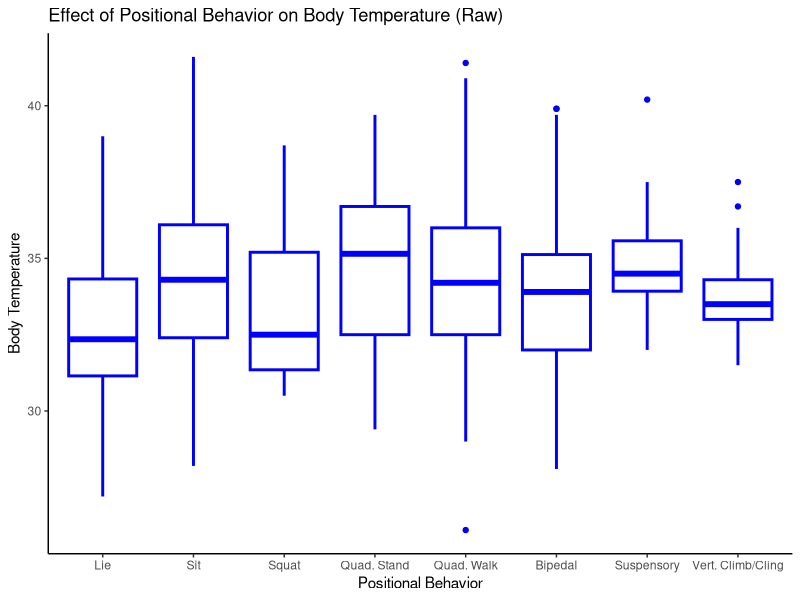
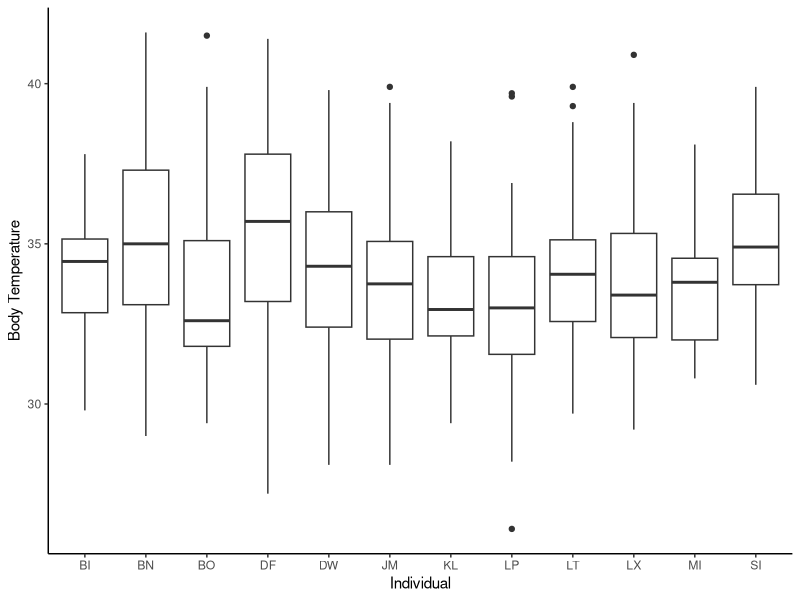
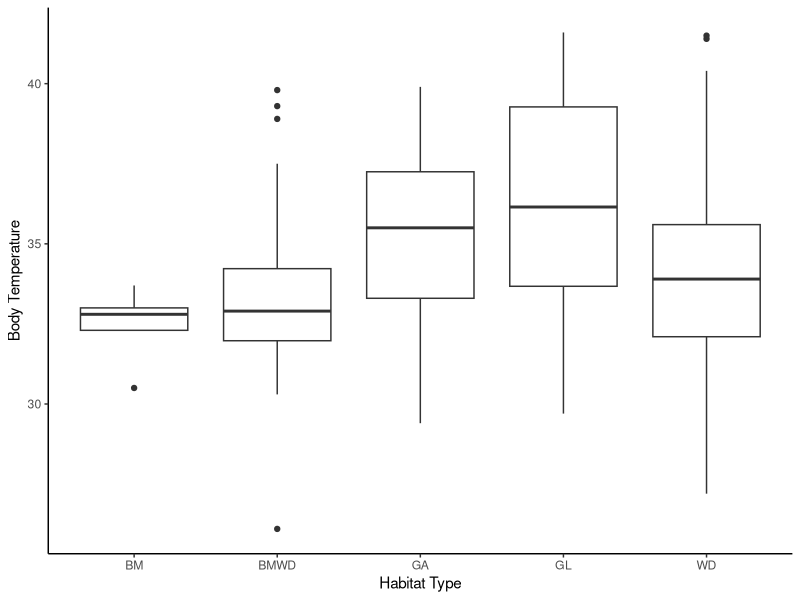
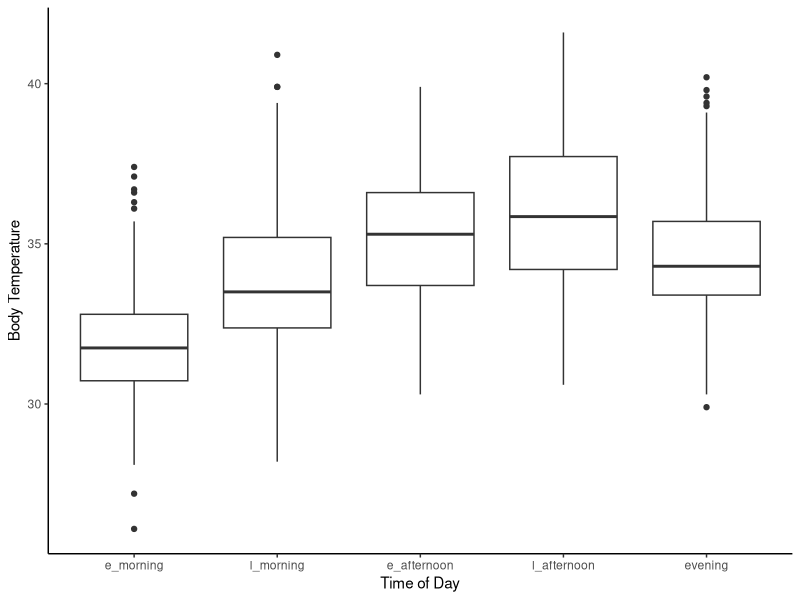
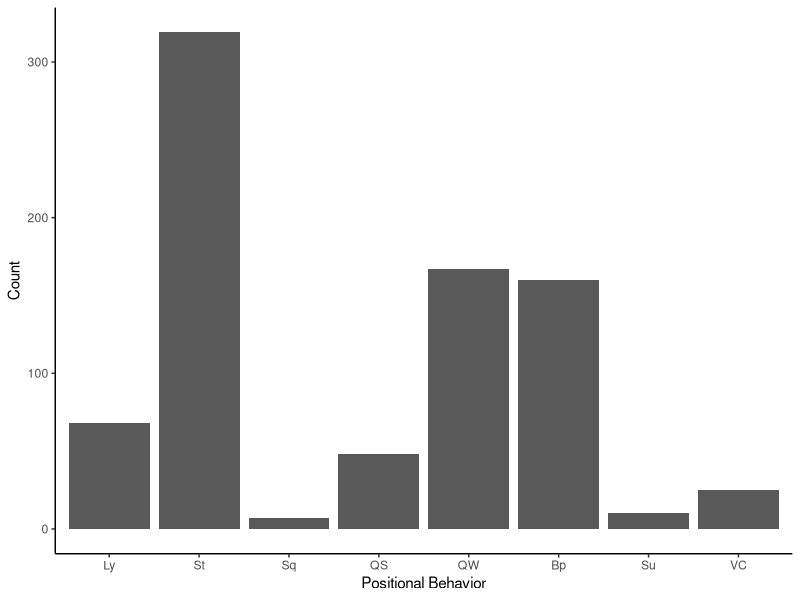
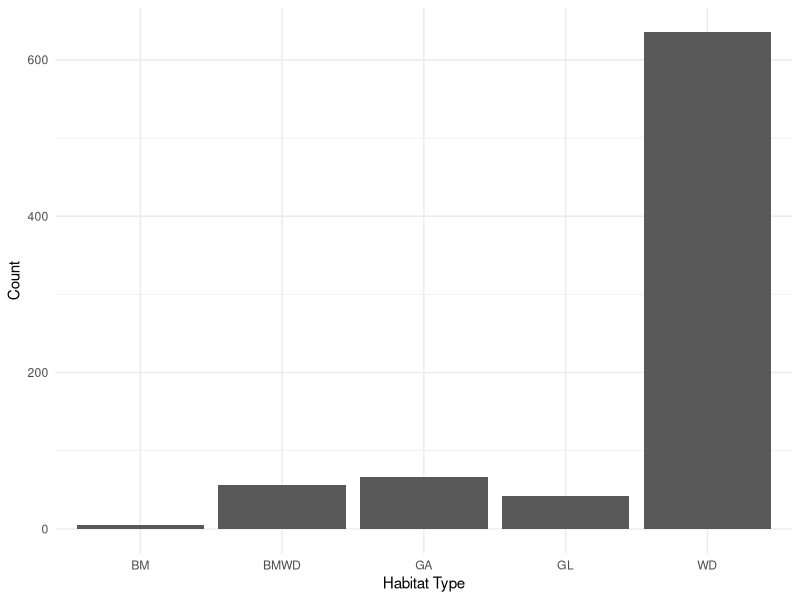
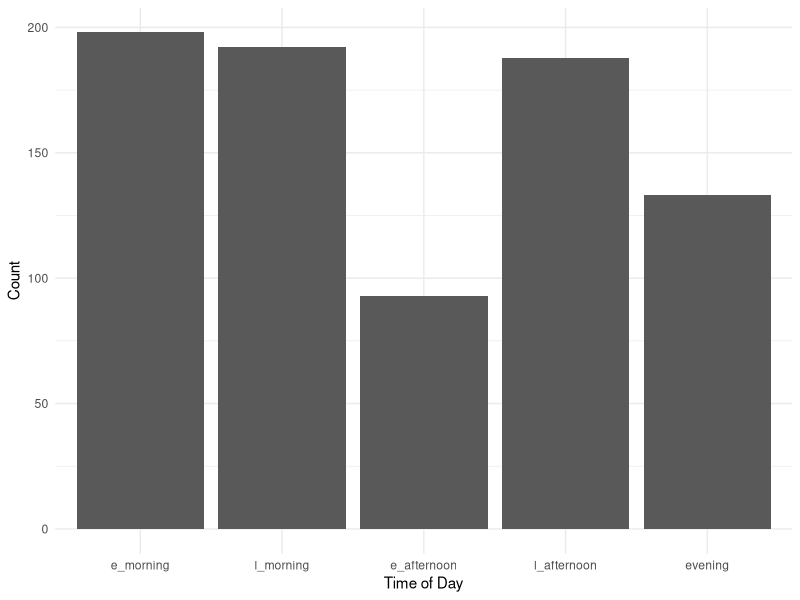
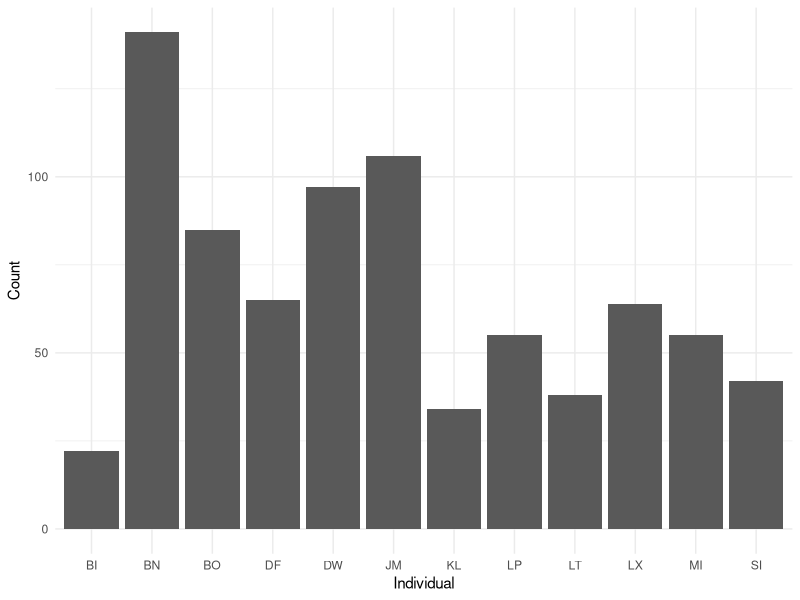

Generate these figures, in order, with R: (Note: this script raises an error after producing the figures.)
# load libraries
library(readr) 
library(lubridate)
library(magrittr)
library(ggplot2)
library(car)
library(emmeans)
library(lme4)
library(ggthemes)
library(tidyverse) 
library(plyr) #HSR note- if you need plyr, need to load it before tidyverse. But dplyr in tidyverse does everything plyr can do and more, so shoudln't need plyr. 

##read in data
prelim_tidy <- read_csv("_data/_tidy/prelim_data_tidycols.csv")
View(prelim_tidy)
nrow(prelim_tidy) #2873 rows

#Omit any missing values:
summary(is.na(prelim_tidy)) #looks like missing lots of therm data

prelim_temp<-na.omit(prelim_tidy)
View(prelim_temp)
nrow(prelim_temp) #810 rows; most rows were removed bc therm data missing. 

prelim_temp$therm_t[prelim_temp$therm_t >= 42] <- NA #remove therm values >42 because likely a temp sensor problem? 6 rows removed.  

prelim_temp<-na.omit(prelim_temp) #remove those rows with NA's
View(prelim_temp)
nrow(prelim_temp) #now 804 rows

#Combine positional behaviors into smaller categories
# suspensory = Cb, Br & QM
#Vertical climb and cling together
prelim_temp$pos_beh[prelim_temp$pos_beh == "Cb"] <- "Su"
prelim_temp$pos_beh[prelim_temp$pos_beh == "Br"] <- "Su"
prelim_temp$pos_beh[prelim_temp$pos_beh == "QM"] <- "Su"
prelim_temp$pos_beh[prelim_temp$pos_beh == "Vci"] <- "VC"
prelim_temp$pos_beh[prelim_temp$pos_beh == "Abp"] <- "Bp"
prelim_temp$pos_beh[prelim_temp$pos_beh == "BpS"] <- "Bp"
prelim_temp$pos_beh[prelim_temp$pos_beh == "BpW"] <- "Bp"


############
##re-order levels
prelim_temp$time_od <- factor(prelim_temp$time_od, levels = c("e_morning", "l_morning", "e_afternoon", "l_afternoon", "evening"))
prelim_temp$pos_beh <- factor(prelim_temp$pos_beh, levels = c("QS", "Ly", "Sq", "St", "QW", "Bp", "Su", "VC"))

## Change to factor and numeric
factor_cols <- c("pos_beh","context", "substrate", "hab_type", "individual")
numeric_cols <- c("sun", "therm_t", "t_lo", "t_hi")

prelim_temp[factor_cols] <- lapply(prelim_temp[factor_cols], as.factor)

prelim_temp[numeric_cols] <- lapply(prelim_temp[numeric_cols], as.numeric)

str(prelim_temp)

##plotting
## Change levels for the plot 
prelim_temp$pos_beh <- factor(prelim_temp$pos_beh, levels = c("Ly","St", "Sq", "QS", "QW", "Bp", "Su", "VC"))

pb_raw_plot <- ggplot(prelim_temp, aes(pos_beh, therm_t)) +
                  geom_boxplot(fill = "white", colour = "blue", size = 1) + 
                  ggtitle("Effect of Positional Behavior on Body Temperature (Raw)") +
                  scale_x_discrete(name = "Positional Behavior", labels = c("Lie", "Sit", 
                                        "Squat", "Quad. Stand", "Quad. Walk", "Bipedal", 
                                        "Suspensory", "Vert. Climb/Cling")) +
                  scale_y_continuous(name = "Body Temperature") +
                  theme_classic()
pb_raw_plot

##save plot
ggsave("pb_raw_plot.pdf", width=10, height=6, units="in")

ggsave("pb_raw_plot.png", width=10, height=6, units="in")

#labels = c("Lie", "Sit", "Squat", "Quad. Stand", "Quad. Walk", "Bipedal", "Suspensory", "Vert. Climb/Cling"

ggplot(prelim_temp, aes(individual, therm_t)) +
  geom_boxplot() + 
  labs(x="Individual", y="Body Temperature") +
  theme_classic()

ggplot(prelim_temp, aes(hab_type, therm_t)) +
  geom_boxplot() + 
  labs(x="Habitat Type", y="Body Temperature") +
  theme_classic()

ggplot(prelim_temp, aes(time_od, therm_t)) +
  geom_boxplot() + 
  labs(x="Time of Day", y="Body Temperature") +
  theme_classic()

##counts
ggplot(prelim_temp, aes(pos_beh))+
  geom_bar(stat="count") + 
  labs(x="Positional Behavior", y="Count") +
  theme_classic()  

ggplot(prelim_temp, aes(hab_type))+
  geom_bar(stat="count") + 
  labs(x="Habitat Type", y="Count")+
  theme_minimal()    ###can I combine bamboo with bamboo woodland?

ggplot(prelim_temp, aes(time_od))+
  geom_bar(stat="count") + 
  labs(x="Time of Day", y="Count")+
  theme_minimal()

ggplot(prelim_temp, aes(individual))+
  geom_bar(stat="count") + 
  labs(x="Individual", y="Count")+
  theme_minimal()

ggplot(prelim_temp, aes(sun))+
  geom_histogram()

###model plotting
library(broom)

m1 <- lmer(therm_t ~ pos_beh + time_od + sun + date + hab_type +
       (1|individual), data = prelim_temp)
summary(m1)
confint(m1)

#ggplot(fortify(m1), aes(pos_beh, therm_t)) +
  #stat_summary(fun.data=mean_se, geom="pointrange") +
  #stat_summary(aes(y=.fitted), fun.y=mean, geom="line")

#predict(m1, preddata)

#m1_res <- tidy(coef(summary(m1)) ) 
#ggplot(m1_res, aes(pos_beh, therm_t)) +
  #geom_point()

ggplot(prelim_temp, aes(pos_beh, therm_t)) + 
  geom_point(size = 3) +
  geom_point(aes(y=predict(m1)), size = 1)

#change levels for the plot
prelim_temp$pos_beh <- factor(prelim_temp$pos_beh, levels = c("Ly","St", "Sq", "QS", "QW", "Bp", "Su", "VC"))

pred_v_obs <- ggplot(prelim_temp, aes(pos_beh, therm_t)) + 
              geom_point(size = 3, colour = "blue") + #shows raw data
              geom_boxplot(colour="blue")+ #shows raw data
              geom_boxplot(aes(y=predict(m1)), size = 1, colour = "red") + #shows model predictions
              scale_x_discrete(name = "Positional Behavior", labels = c("Lie", "Sit", 
                                      "Squat", "Quad. Stand", "Quad. Walk", "Bipedal", 
                                      "Suspensory", "Vert. Climb/Cling")) +
              scale_y_continuous(name = "Body Temperature") +
              theme_classic()

pred_v_obs
#hsr: what this tells me is that the model predictions are pretty close to the raw data. (red and blue boxplots are similar). You can plot just the raw data and see the pattern, if you'd like. 

##save plot for reference
ggsave("pred_v_obs.pdf", width=10, height=6, units="in")

ggsave("pred_v_obs.png", width=10, height=6, units="in")

###################
##change levels back
prelim_temp$pos_beh <- factor(prelim_temp$pos_beh, levels = c("QS", "Ly", "Sq", "St", "QW", "Bp", "Su", "VC"))

##tried another thing and it didn't work...
#newdat <- expand.grid(pos_beh=unique(prelim_temp$pos_beh), 
                      #time_od=unique(prelim_temp$time_od),
                      #sun=c(min(prelim_temp$sun),
                       #     max(prelim_temp$sun)),
                      #date=date(prelim_temp$date),
                      #hab_type=unique(prelim_temp$hab_type))
                      
#ggplot(prelim_temp, aes(x=pos_beh, y=therm_t)) +
 # geom_point(size=3) +
  #geom_line(data=newdat, aes(y=predict(m1, level=0, newdata=newdat), size="Positional Behavior")) +
  #scale_size_manual(name="Predictions", values=c("Positional Behavior"=3)) +
  #theme_classic() 

## Create dataframe to predict over
##attempting to follow tutorial but got too confused....
preddata <- with(prelim_temp, expand.grid(pos_beh = levels(pos_beh), time_od = levels(time_od), sun = c(0,50,100), date = c("2018-06-28", "2018-06-06", "2018-07-16"), hab_type = c("WD", "WG", "GL"), individual = c("DW","JM", "LT")))

factor_cols <- c("pos_beh", "time_od", "hab_type", "individual")
numeric_cols <- c("sun")

preddata[factor_cols] <- lapply(preddata[factor_cols], as.factor)
preddata[numeric_cols] <- lapply(preddata[numeric_cols], as.numeric)

preddata$date <- as.Date(preddata$date)

str(preddata)

########
mm <- model.matrix(~pos_beh + time_od + sun + date + hab_type, data=preddata)

###won't work because I don't have 2 or more levels per factor

pframe2 <- data.frame(preddata,eta=mm%*%fixef(m1))
pframe2 <- with(pframe2,data.frame(pframe2,prop=eta))
pvar1 <- diag(mm %*% tcrossprod(vcov(m1),mm))
tvar1 <- pvar1+VarCorr(m1)$individual
pframe2 <- data.frame(
  pframe2
  , plo = pframe2$eta-2*sqrt(pvar1)
  , phi = pframe2$eta+2*sqrt(pvar1)
  , tlo = pframe2$eta-2*sqrt(tvar1)
  , thi = pframe2$eta+2*sqrt(tvar1)
)
